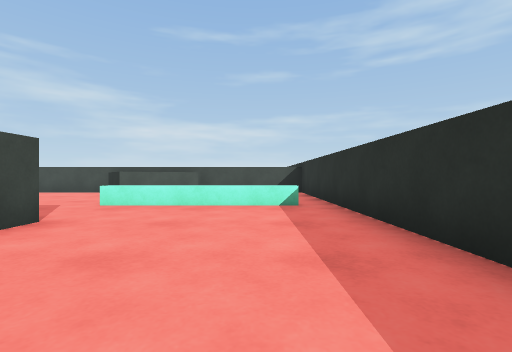
[1] (above)

18 first-person views from a walk through a scene from a Unity 3-D project. The camera is 0.62 m above the floor, looks level and sees 85° across. The floor is counted in squares, 1 m on a side. Each view is taken from the middle of a square. On the plan, view 1 faces up. The plan holds only what a view shows up to about 9 squares ahead; the rest is blank. The place goes on beyond the plan. The player is left out. Surface patterns are stand-ins for the level's own textures.

[2]
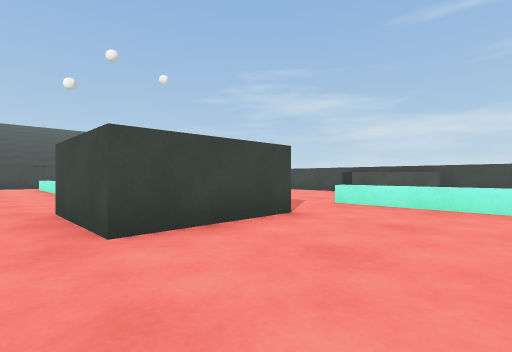

[3]
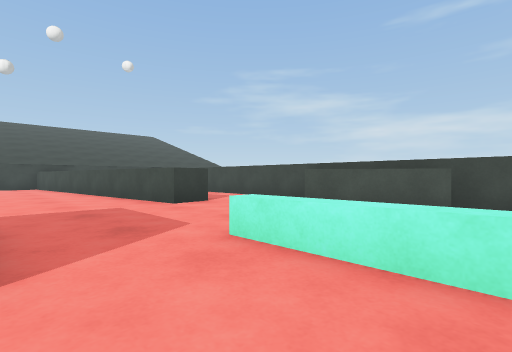

[4]
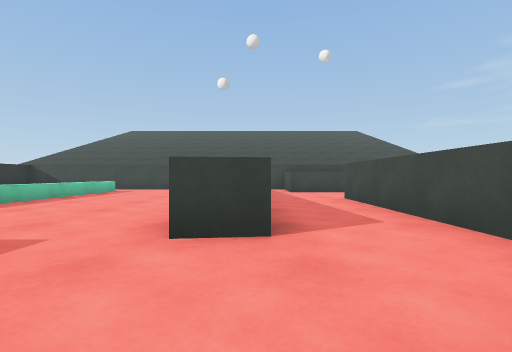

[5]
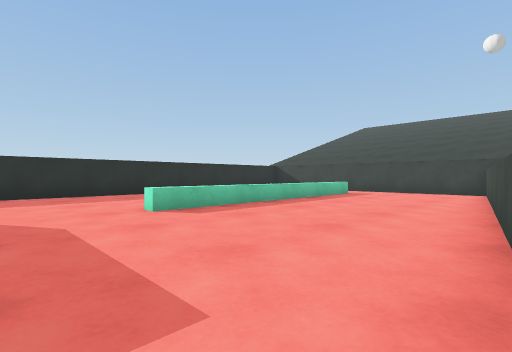

[6]
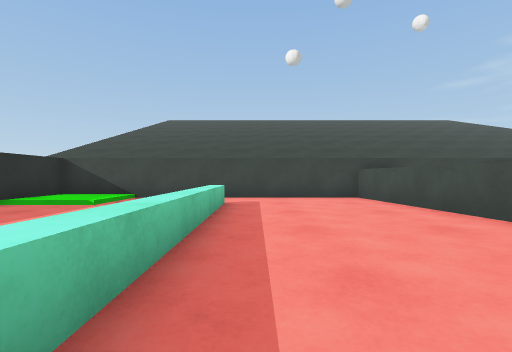

[7]
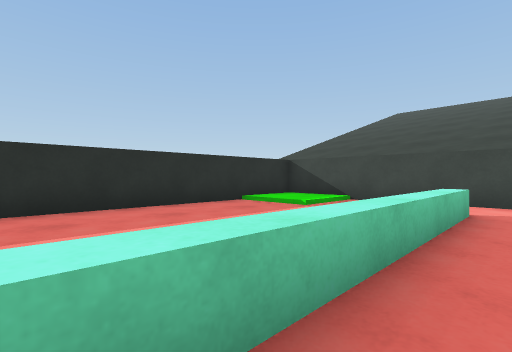

[8]
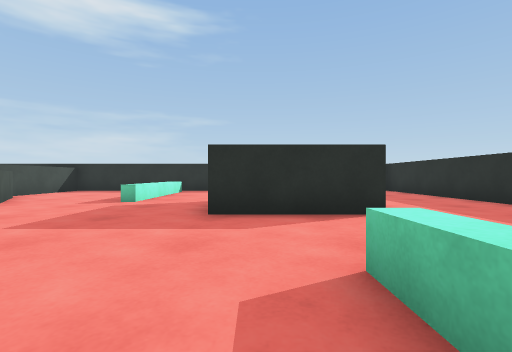

[9]
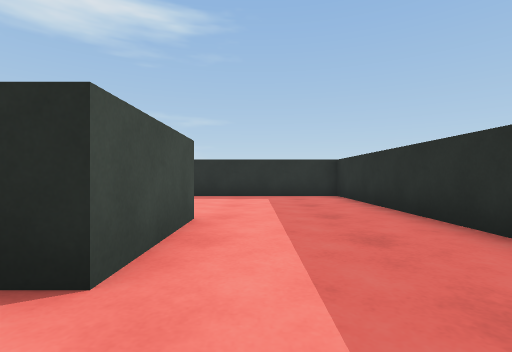

[10]
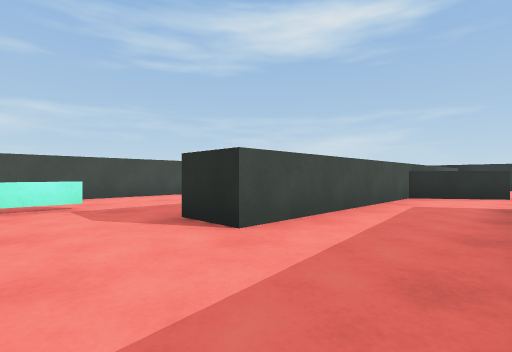

[11]
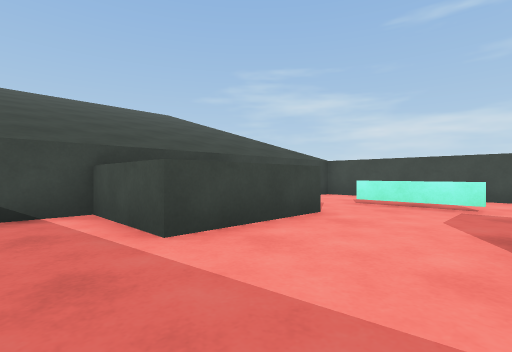

[12]
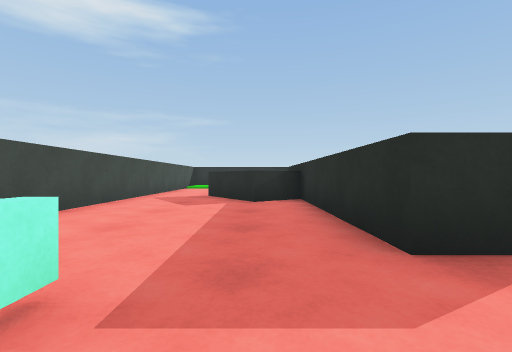

[13]
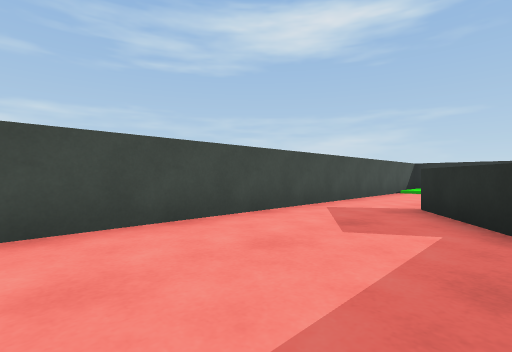

[14]
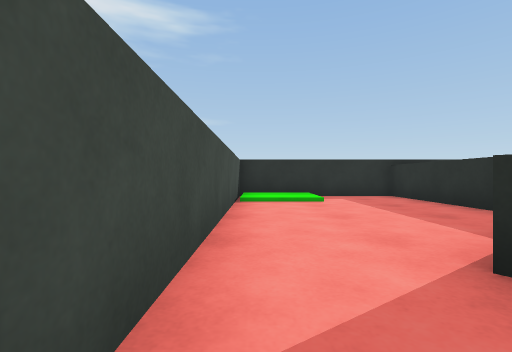

[15]
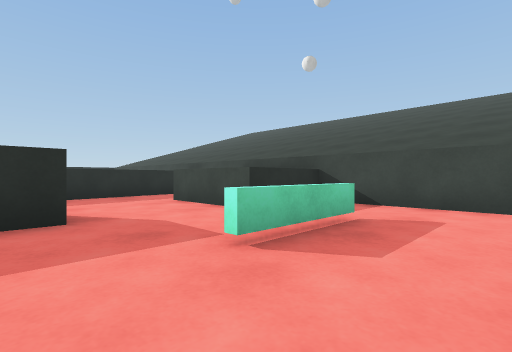

[16]
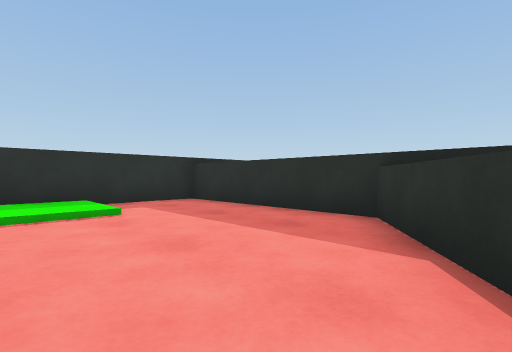

[17]
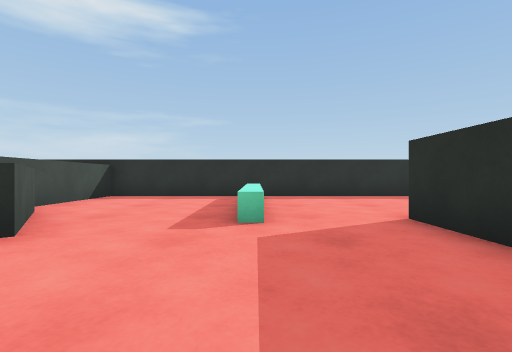

[18]
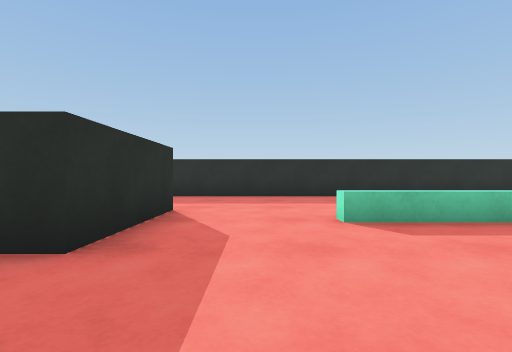

### Floor plan
Key: @ floor where view 1 was taken; # wall or solid block; x gap in a wall; . main floor; : floor 0.1 m higher than the main floor; / step, stairs or slope; = window, fence, low wall or low ledge; ^ raised ledge.
Columns run from 17 left of view 1 to 2 right of it. Each row starts with its distance up from view 1.
 17 ####################
 16 #................::#
 15 #................::#
 14 #.=^^......^^......#
 13 #.........^ ^^.....#
 12 #^^...#####^^^^#####
 11 # ^...#####^^^^#####
 10 #^^.........^^^^...#
  9 #............^^....#
  8 #......^^^^........#
  7 # ^^^^^^^^^........#
  6 #^^...........^^^^x#
  5 #..................#
  4 #...........###....#
  3 #...........###....#
  2 #.^^^^^^^...###....#
  1 #    .......###....#
  0 #................@.#
 -1 #:/................#
 -2 #:/................#
 -3 ####################

Where each view was taken, in squares from view 1:
view 1: 0 up, 0 right, facing up
view 2: 0 up, 0 right, facing up-left
view 3: 4 up, 1 left, facing up-left
view 4: 8 up, 4 left, facing left
view 5: 7 up, 6 left, facing down-left
view 6: 3 up, 9 left, facing left
view 7: 3 up, 10 left, facing down-left
view 8: 3 up, 10 left, facing right
view 9: 0 up, 7 left, facing right
view 10: 8 up, 14 left, facing up-right
view 11: 8 up, 12 left, facing up-left
view 12: 13 up, 14 left, facing right
view 13: 13 up, 11 left, facing up-right
view 14: 16 up, 7 left, facing right
view 15: 16 up, 11 left, facing down-left
view 16: 16 up, 5 left, facing down-right
view 17: 6 up, 7 left, facing right
view 18: 6 up, 7 left, facing down
